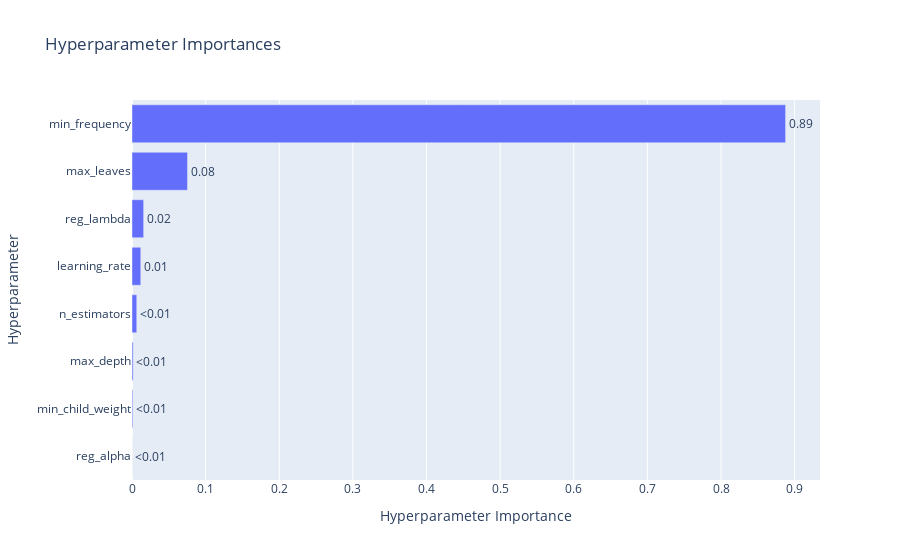

The notebook cell saved with this chart:
### Markdown cell above
En el gráfico de coordenadas paralelas se observa como muchas veces se repiten los valores para parámetros en específicos, es decir una vez que se encuentran valores que mejoren el rendimiento estos se prueban con otras combinaciones de parámetros, en particular se observa como por ejemplo para el parámetro max_depth se tomaron la mayoría de veces valores de 10, 9 y 8 mientras que los otros valores fueron utilizados pocas veces, algunas excepciones a esto son los parámetros: n_stimators, learning_rate y reg_lambda, donde los valores fueron variando en un rango mas amplio.

### Code cell
from optuna.visualization import plot_param_importances
plot_param_importances(study)

### Figure 1 — Plotly figure (JSON) as saved in the notebook; plotly's stock layout.template omitted (floating-point values rounded to 4 significant figures)
{"data": [{"cliponaxis": false, "hovertemplate": ["reg_alpha (FloatDistribution): 3.8148652229596186e-05<extra></extra>", "min_child_weight (IntDistribution): 0.0010920917938012904<extra></extra>", "max_depth (IntDistribution): 0.0015417636084014664<extra></extra>", "n_estimators (IntDistribution): 0.006460197762264454<extra></extra>", "learning_rate (FloatDistribution): 0.011909058065035066<extra></extra>", "reg_lambda (FloatDistribution): 0.01583315878561333<extra></extra>", "max_leaves (IntDistribution): 0.07540684537262783<extra></extra>", "min_frequency (FloatDistribution): 0.887718735960027<extra></extra>"], "name": "Objective Value", "orientation": "h", "text": ["<0.01", "<0.01", "<0.01", "<0.01", "0.01", "0.02", "0.08", "0.89"], "textposition": "outside", "type": "bar", "x": [3.815e-05, 0.001092, 0.001542, 0.00646, 0.01191, 0.01583, 0.07541, 0.8877], "y": ["reg_alpha", "min_child_weight", "max_depth", "n_estimators", "learning_rate", "reg_lambda", "max_leaves", "min_frequency"]}], "layout": {"title": {"text": "Hyperparameter Importances"}, "xaxis": {"title": {"text": "Hyperparameter Importance"}}, "yaxis": {"title": {"text": "Hyperparameter"}}}}
